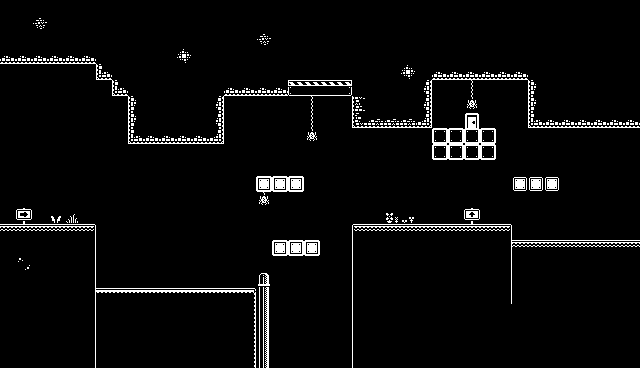

Rendered tile map (Tiled .tmx) drawn with the repository's tilesets; below, a short description and the map source with its tile grids summarised:
An orthogonal 40x23 tile map with 16x16 px tiles, 5 tile layers (Background, Platforms, Trees, Signs, ...), 3 hidden layers not drawn and 30 objects.

<map version="1.10" tiledversion="1.10.2" orientation="orthogonal" renderorder="right-down" width="40" height="23" tilewidth="16" tileheight="16" infinite="0" nextlayerid="27" nextobjectid="109">
 <editorsettings>
  <export target="map-2.lua" format="lua" />
 </editorsettings>
 <tileset firstgid="1" name="monochrome_tilemap" tilewidth="16" tileheight="16" spacing="1" tilecount="400" columns="20" backgroundcolor="#000000">
  <image source="monochrome_tilemap.png" width="339" height="339" />
 </tileset>
 <layer id="1" name="Background" width="40" height="23">
  <data>[920 cells, 920 non-empty, 1 distinct tile ids]</data>
 </layer>
 <layer id="11" name="Coins" width="40" height="23" visible="0">
  <data>[920 cells, 4 non-empty, 1 distinct tile ids]</data>
 </layer>
 <layer id="2" name="Platforms" width="40" height="23">
  <data>[920 cells, 137 non-empty, 29 distinct tile ids]</data>
 </layer>
 <layer id="3" name="Trees" width="40" height="23">
  <data>[920 cells, 0 non-empty, 0 distinct tile ids]</data>
 </layer>
 <layer id="10" name="Signs" width="40" height="23">
  <data>[920 cells, 6 non-empty, 6 distinct tile ids]</data>
 </layer>
 <layer id="17" name="Keys" width="40" height="23" visible="0">
  <data>[920 cells, 1 non-empty, 1 distinct tile ids]</data>
 </layer>
 <layer id="23" name="groundEnemy" width="40" height="23" visible="0">
  <properties>
   <property name="level" type="int" value="2" />
  </properties>
  <data>[920 cells, 3 non-empty, 2 distinct tile ids]</data>
 </layer>
 <layer id="24" name="hangEnemy" width="40" height="23">
  <data>[920 cells, 6 non-empty, 2 distinct tile ids]</data>
 </layer>
 <objectgroup id="12" name="Coins" visible="0" opacity="0">
  <object id="31" x="147" y="195" width="10" height="10" />
  <object id="46" x="291" y="227" width="10" height="10" />
  <object id="79" x="323" y="195" width="10" height="11" />
  <object id="94" x="99" y="259" width="10" height="10" />
 </objectgroup>
 <objectgroup id="8" name="Platforms" visible="0" opacity="0">
  <object id="34" x="0" y="224" width="96" height="144" />
  <object id="35" x="96" y="288" width="160" height="80" />
  <object id="36" x="352" y="224" width="160" height="144" />
  <object id="37" x="512" y="240" width="128" height="128" />
  <object id="38" x="432" y="128" width="64" height="32" />
  <object id="39" x="512" y="176" width="48" height="16" />
  <object id="47" x="256" y="176" width="48" height="16" />
  <object id="48" x="272" y="240" width="48" height="16" />
  <object id="51" x="0" y="0" width="96" height="64" />
  <object id="52" x="96" y="0" width="16" height="80" />
  <object id="53" x="112" y="0" width="16" height="96" />
  <object id="54" x="128" y="0" width="96" height="144" />
  <object id="55" x="224" y="0" width="128" height="96" />
  <object id="56" x="352" y="0" width="80" height="128" />
  <object id="57" x="432" y="0" width="96" height="80" />
  <object id="58" x="528" y="0" width="112" height="128" />
  <object id="86" x="640" y="130" width="13" height="110" />
  <object id="107" x="259" y="273" width="10" height="95" />
 </objectgroup>
 <objectgroup id="14" name="Keys" visible="0">
  <object id="49" x="272" y="132" width="16" height="8" />
 </objectgroup>
 <objectgroup id="15" name="Doors" visible="0">
  <object id="42" x="464" y="112" width="16" height="16" />
 </objectgroup>
 <objectgroup id="16" name="groundEnemy" visible="0">
  <object id="78" x="579" y="229" width="10" height="11">
   <properties>
    <property name="level" type="int" value="2" />
   </properties>
  </object>
  <object id="103" x="130" y="277" width="11" height="11">
   <properties>
    <property name="level" type="int" value="2" />
   </properties>
  </object>
  <object id="104" x="210" y="277" width="11" height="11">
   <properties>
    <property name="level" type="int" value="2" />
   </properties>
  </object>
 </objectgroup>
 <objectgroup id="19" name="hangEnemy" visible="0">
  <object id="87" x="467" y="100" width="10" height="9">
   <properties>
    <property name="level" type="int" value="1" />
   </properties>
  </object>
  <object id="95" x="307" y="132" width="10" height="9">
   <properties>
    <property name="level" type="int" value="1" />
   </properties>
  </object>
  <object id="108" x="259" y="196" width="10" height="10">
   <properties>
    <property name="level" type="int" value="1" />
   </properties>
  </object>
 </objectgroup>
 <objectgroup id="22" name="Spikes" visible="0" />
</map>
